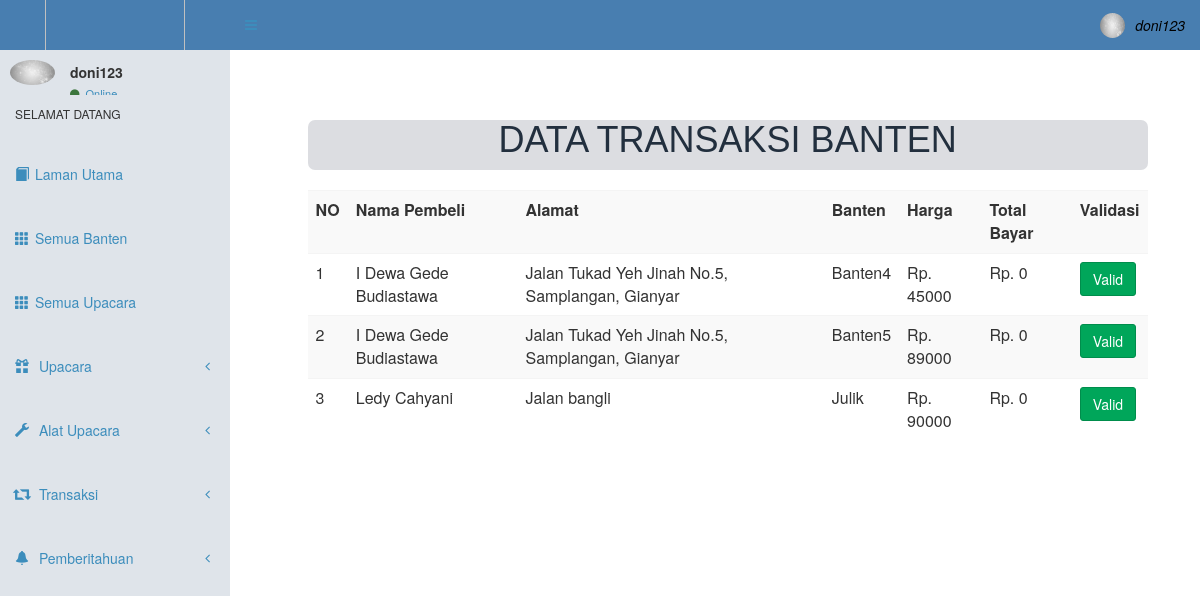
Screenshot of /user/v_pembeli.php (signed in) with the database file from the repository.
### tables this page shows
CREATE TABLE `user` (
  `user_id` int(10) NOT NULL,
  `full_name` char(30) NOT NULL,
  `username` char(30) NOT NULL,
  `address` text NOT NULL,
  `village` int(20) NOT NULL,
  `region` int(20) NOT NULL,
  `kecamatan` int(20) NOT NULL,
  `path` varchar(200) NOT NULL,
  `email` varchar(60) NOT NULL,
  `password` varchar(20) NOT NULL,
  `repassword` varchar(20) NOT NULL,
  `birthday` date NOT NULL,
  `phone` varchar(20) NOT NULL,
  `gender` char(20) NOT NULL
);

CREATE TABLE `order_product` (
  `order_id` int(20) NOT NULL,
  `id_sarana` int(20) NOT NULL,
  `user_id` int(11) NOT NULL,
  `jumlah` int(20) NOT NULL,
  `price_product` int(20) NOT NULL,
  `price_total` int(20) NOT NULL,
  `Order_status` int(20) NOT NULL
);

CREATE TABLE `sarana` (
  `sarana_id` int(100) NOT NULL,
  `sarkat_id` int(100) NOT NULL,
  `user_id` int(20) NOT NULL,
  `sar_nama` varchar(100) NOT NULL,
  `des_sar` text NOT NULL,
  `dibuat` varchar(200) NOT NULL,
  `stock_sar` int(20) NOT NULL,
  `sar_price` int(20) NOT NULL,
  `pilihan` char(20) NOT NULL
);

### user/v_pembeli.php (the view, shortened to what this page needs)
<?php
    include("../connect.php");
    $myusername = $_SESSION['login_user'];
    $get_user = "SELECT * FROM user WHERE username = '$myusername'";
    $result = $conn->query($get_user);
    $row = $result->fetch_assoc();
    $id = $row['user_id'];
?>
<html>
<head>
  <link rel="stylesheet" type="text/css" href="../asets/css/bootstrap.min.css">
  <link rel="stylesheet" href="../asets/font-awesome/css/font-awesome.min.css">
  <link rel="stylesheet" href="../asets/AdminLTE.min.css">
</head>
<body class="hold-transition skin-blue sidebar-mini">
<div class="wrapper">
  <header class="main-header" style="background-color: #487eb0; position: fixed; width: 100%;">
    <a href="../" class="logo">
      <span class="logo-lg">
        <img style="margin-top: -24px; width: 140px"; height="90px;" src="../img/logo.png">
      </span>
    </a>
    <nav class="navbar navbar-static-top">
      <a href="#" class="sidebar-toggle" data-toggle="push-menu" role="button">
      </a>
      <div class="navbar-custom-menu">
        <ul class="nav navbar-nav">
          <li class="dropdown user user-menu">
            <a href="#" class="dropdown-toggle" data-toggle="dropdown">
              <img <?php echo "src=../".$row['path']."" ?> class="user-image" alt="User Image">
              <span class="hidden-xs" style="color: black"><i><?php echo $myusername ?></i></span>
            </a>
          </li>
        </ul>
      </div>
    </nav>
  </header>
  <aside class="main-sidebar" style="background-color: rgb(223, 228, 234); position : fixed">
    <section class="sidebar">
      <div class="user-panel">
        <div class="pull-left image">
          <img <?php echo "src=../".$row['path']."" ?> class="img-circle" alt="User Image">
        </div>
        <div class="pull-left info">
          <p><?php echo $myusername ?></p>
          <a href="#"><i class="fa fa-circle text-success"></i> Online</a>
        </div>
      </div>
      <div class="sidenu">
      <ul class="sidebar-menu" data-widget="tree">
        <li class="header">SELAMAT DATANG</li>
        <li style="margin-top: 20px;" class="active treeview">
          <a href="#" class="dashboard">
            <i class="glyphicon glyphicon-book"></i><span>Laman Utama</span>
          </a>
        </li>
        <li style="margin-top: 20px;">
          <a href="index.php" class="dashboard">
            <i class="glyphicon glyphicon-th"></i><span>Semua Banten</span>
          </a>
        </li>
        <li style="margin-top: 20px;">
          <a href="allup.php" class="dashboard">
            <i class="glyphicon glyphicon-th"></i><span>Semua Upacara</span>
          </a>
        </li>
        <li style="margin-top: 20px;" class="treeview">
          <a href="#">
            <i class="glyphicon glyphicon-gift"></i>
            <span>Upacara</span>
            <span class="pull-right-container">
              <i class="fa fa-angle-left pull-right"></i>
            </span>
          </a>
        </li>
        <li style="margin-top: 20px;" class="treeview">
          <a href="#">
            <i class="glyphicon glyphicon-wrench"></i>
            <span>Alat Upacara</span>
            <span class="pull-right-container">
              <i class="fa fa-angle-left pull-right"></i>
            </span>
          </a>
        </li>
        <li style="margin-top: 20px;" class="treeview">
          <a href="#">
            <i class="glyphicon glyphicon-retweet"></i> <span>Transaksi</span>
            <span class="pull-right-container">
              <i class="fa fa-angle-left pull-right"></i>
            </span>
          </a>
        </li>
        <li style="margin-top: 20px;" class="treeview">
          <a href="#">
            <i class="glyphicon glyphicon-bell"></i> <span>Pemberitahuan</span>
            <span class="pull-right-container">
              <i class="fa fa-angle-left pull-right"></i>
            </span>
          </a>
        </li>
      </ul>
    </div>
    </section>
  </aside>
  <div class="content-wrapper" style="background-color: white">
      <div style="margin-left: 8%; margin-right: 5%; height: 100%;" class="isi">
        <div style="margin-top:100px; position: absolute; width: 100%" class="tampil">
          <div id="v_banten">
              <div class="pembatas" style="width: 70%; height: 50px; background-color: #dcdde1; border-radius: 7px">
                <h1 style="text-align: center; color: #222f3e;">DATA TRANSAKSI BANTEN</h1>
              </div><br>
              <table class="table table-striped" style="width: 70%;">
                <tr>
                  <th>NO </th>
                  <th>Nama Pembeli </th>
                  <th>Alamat </th>
                  <th>Banten </th>
                  <th>Harga </th>
                  <th>Total Bayar </th>
                  <th>Validasi </th>
              </tr>
                <?php
                  include '../connect.php';
                  $queba = "SELECT order_product.price_product, order_product.order_id, sarana.sar_nama, order_product.price_total, user.full_name, user.address FROM order_product, user JOIN sarana WHERE order_product.id_sarana = sarana.sarana_id AND order_product.user_id=user.user_id AND sarana.user_id = '$id' AND order_product.order_status = 1";
                  $result = $conn->query($queba);
                  $total = mysqli_num_rows($result);
                  if ($total > 0) {
                    $x = 1;
                    while ($rowba = mysqli_fetch_array($result)) {
                      echo "<tr border='1'>";
                      echo "<td>" .$x. "</td><td>" .$rowba["full_name"]. "</td><td>" . $rowba["address"]. "</td><td>" .$rowba['sar_nama']. "</td><td>  Rp. " . $rowba["price_product"]. "</td><td> Rp. " . $rowba["price_total"]."</td>";
                      echo "<td><a class='btn btn-success' id='custId' data-toggle='modal'>Valid</a></td>";
                      echo "</tr>";
                      $x = $x+1;
                    }
                  }else{
                     echo "Belum Ada Pendaftar";
                  }
                ?>
              </table>
            </div>
        </div>
      </div>
  </div>
</div>
</body>
</html>

### rows the page displays
user: path (picture)
order_product: user.full_name "I Dewa Gede Budiastawa", user.address "Jalan Tukad Yeh Jinah No.5, Samplangan, Gianyar", id_sarana.sar_nama "Banten4", price_product "45000", price_total "0"
order_product: user.full_name "I Dewa Gede Budiastawa", user.address "Jalan Tukad Yeh Jinah No.5, Samplangan, Gianyar", id_sarana.sar_nama "Banten5", price_product "89000", price_total "0"
order_product: user.full_name "Ledy Cahyani", user.address "Jalan bangli", id_sarana.sar_nama "Julik", price_product "90000", price_total "0"

### other values shown
$myusername "doni123"
